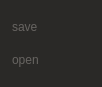
<?xml version="1.0" encoding="UTF-8"?>
<ui version="4.0">
 <class>fileButtonMenu</class>
 <widget class="QWidget" name="fileButtonMenu">
  <property name="geometry">
   <rect>
    <x>0</x>
    <y>0</y>
    <width>102</width>
    <height>87</height>
   </rect>
  </property>
  <property name="windowTitle">
   <string>Form</string>
  </property>
  <property name="styleSheet">
   <string notr="true">#fileButtonMenu{

background-color: rgb(42, 41, 39)
}</string>
  </property>
  <layout class="QGridLayout" name="gridLayout">
   <item row="1" column="0">
    <widget class="QPushButton" name="openButton">
     <property name="styleSheet">
      <string notr="true">
QPushButton{
Text-align: left;
	font: 9pt &quot;JetBrains Mono&quot;;
	color:rgb(103, 100, 97)
}</string>
     </property>
     <property name="text">
      <string>open</string>
     </property>
     <property name="flat">
      <bool>true</bool>
     </property>
    </widget>
   </item>
   <item row="0" column="0">
    <widget class="QPushButton" name="saveButton">
     <property name="styleSheet">
      <string notr="true">
QPushButton{
Text-align: left;
	font: 9pt &quot;JetBrains Mono&quot;;
	color:rgb(103, 100, 97)
}</string>
     </property>
     <property name="text">
      <string>save</string>
     </property>
     <property name="flat">
      <bool>true</bool>
     </property>
    </widget>
   </item>
  </layout>
 </widget>
 <resources/>
 <connections/>
</ui>
